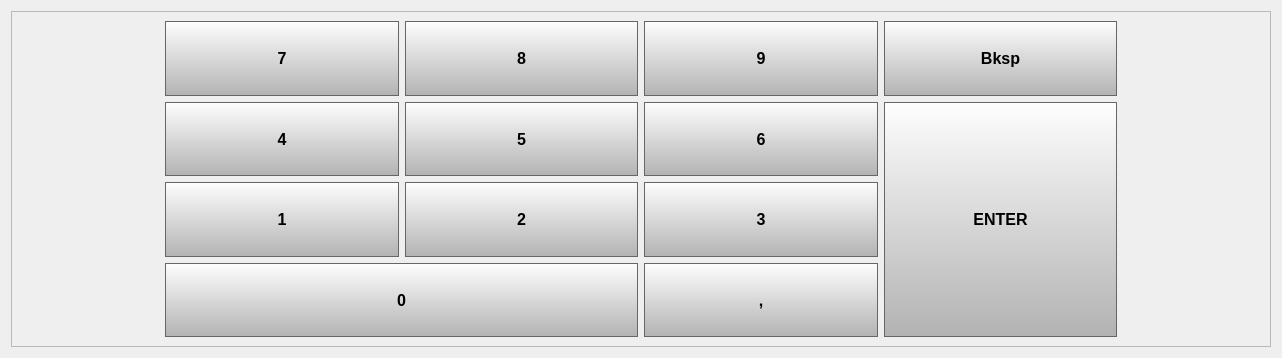
<?xml version="1.0" encoding="UTF-8"?>
<ui version="4.0">
 <class>Form</class>
 <widget class="QWidget" name="Form">
  <property name="geometry">
   <rect>
    <x>0</x>
    <y>0</y>
    <width>1282</width>
    <height>358</height>
   </rect>
  </property>
  <property name="windowTitle">
   <string>Form</string>
  </property>
  <layout class="QGridLayout" name="gridLayout">
   <item row="0" column="0">
    <widget class="QFrame" name="frMainFrame">
     <property name="styleSheet">
      <string notr="true">QPushButton 
{
background-color: qlineargradient(spread:reflect, x1:0, y1:0, x2:0, y2:1, stop:0 #fefefe, stop:1 #b2b2b2);
border: 1px solid #666666;
}

QPushButton:disabled
{
background-color: qlineargradient(spread:reflect, x1:0, y1:0, x2:0, y2:1, stop:0 #dcdcdc, stop:1 #cccccc);
color: #b2b2b2;
border-color: #b2b2b2;
}

QPushButton::pressed
{
background-color: qlineargradient(spread:reflect, x1:0, y1:0, x2:0, y2:1, stop:0 #ffffff, stop:1 #cccccc);
color: #888888;
}

QPushButton 
{
font-weight: bold;
font-size:12pt;
}

</string>
     </property>
     <property name="frameShape">
      <enum>QFrame::StyledPanel</enum>
     </property>
     <property name="frameShadow">
      <enum>QFrame::Raised</enum>
     </property>
     <layout class="QHBoxLayout" name="horizontalLayout">
      <item>
       <spacer name="horizontalSpacer">
        <property name="orientation">
         <enum>Qt::Horizontal</enum>
        </property>
        <property name="sizeType">
         <enum>QSizePolicy::Preferred</enum>
        </property>
        <property name="sizeHint" stdset="0">
         <size>
          <width>144</width>
          <height>20</height>
         </size>
        </property>
       </spacer>
      </item>
      <item>
       <layout class="QGridLayout" name="gridLayout_2">
        <item row="0" column="0">
         <widget class="QPushButton" name="btnNumpad7">
          <property name="sizePolicy">
           <sizepolicy hsizetype="Expanding" vsizetype="Expanding">
            <horstretch>0</horstretch>
            <verstretch>0</verstretch>
           </sizepolicy>
          </property>
          <property name="focusPolicy">
           <enum>Qt::NoFocus</enum>
          </property>
          <property name="text">
           <string>7</string>
          </property>
         </widget>
        </item>
        <item row="0" column="1">
         <widget class="QPushButton" name="btnNumpad8">
          <property name="sizePolicy">
           <sizepolicy hsizetype="Expanding" vsizetype="Expanding">
            <horstretch>0</horstretch>
            <verstretch>0</verstretch>
           </sizepolicy>
          </property>
          <property name="focusPolicy">
           <enum>Qt::NoFocus</enum>
          </property>
          <property name="text">
           <string>8</string>
          </property>
         </widget>
        </item>
        <item row="0" column="2">
         <widget class="QPushButton" name="btnNumpad9">
          <property name="sizePolicy">
           <sizepolicy hsizetype="Expanding" vsizetype="Expanding">
            <horstretch>0</horstretch>
            <verstretch>0</verstretch>
           </sizepolicy>
          </property>
          <property name="focusPolicy">
           <enum>Qt::NoFocus</enum>
          </property>
          <property name="text">
           <string>9</string>
          </property>
         </widget>
        </item>
        <item row="0" column="3">
         <widget class="QPushButton" name="btnBackspace">
          <property name="sizePolicy">
           <sizepolicy hsizetype="Expanding" vsizetype="Expanding">
            <horstretch>0</horstretch>
            <verstretch>0</verstretch>
           </sizepolicy>
          </property>
          <property name="focusPolicy">
           <enum>Qt::NoFocus</enum>
          </property>
          <property name="text">
           <string>Bksp</string>
          </property>
         </widget>
        </item>
        <item row="1" column="0">
         <widget class="QPushButton" name="btnNumpad4">
          <property name="sizePolicy">
           <sizepolicy hsizetype="Expanding" vsizetype="Expanding">
            <horstretch>0</horstretch>
            <verstretch>0</verstretch>
           </sizepolicy>
          </property>
          <property name="focusPolicy">
           <enum>Qt::NoFocus</enum>
          </property>
          <property name="text">
           <string>4</string>
          </property>
         </widget>
        </item>
        <item row="1" column="1">
         <widget class="QPushButton" name="btnNumpad5">
          <property name="sizePolicy">
           <sizepolicy hsizetype="Expanding" vsizetype="Expanding">
            <horstretch>0</horstretch>
            <verstretch>0</verstretch>
           </sizepolicy>
          </property>
          <property name="focusPolicy">
           <enum>Qt::NoFocus</enum>
          </property>
          <property name="text">
           <string>5</string>
          </property>
         </widget>
        </item>
        <item row="1" column="2">
         <widget class="QPushButton" name="btnNumpad6">
          <property name="sizePolicy">
           <sizepolicy hsizetype="Expanding" vsizetype="Expanding">
            <horstretch>0</horstretch>
            <verstretch>0</verstretch>
           </sizepolicy>
          </property>
          <property name="focusPolicy">
           <enum>Qt::NoFocus</enum>
          </property>
          <property name="text">
           <string>6</string>
          </property>
         </widget>
        </item>
        <item row="1" column="3" rowspan="3">
         <widget class="QPushButton" name="btnENTER">
          <property name="sizePolicy">
           <sizepolicy hsizetype="Expanding" vsizetype="Expanding">
            <horstretch>0</horstretch>
            <verstretch>0</verstretch>
           </sizepolicy>
          </property>
          <property name="focusPolicy">
           <enum>Qt::NoFocus</enum>
          </property>
          <property name="text">
           <string>ENTER</string>
          </property>
         </widget>
        </item>
        <item row="2" column="0">
         <widget class="QPushButton" name="btnNumpad1">
          <property name="sizePolicy">
           <sizepolicy hsizetype="Expanding" vsizetype="Expanding">
            <horstretch>0</horstretch>
            <verstretch>0</verstretch>
           </sizepolicy>
          </property>
          <property name="focusPolicy">
           <enum>Qt::NoFocus</enum>
          </property>
          <property name="text">
           <string>1</string>
          </property>
         </widget>
        </item>
        <item row="2" column="1">
         <widget class="QPushButton" name="btnNumpad2">
          <property name="sizePolicy">
           <sizepolicy hsizetype="Expanding" vsizetype="Expanding">
            <horstretch>0</horstretch>
            <verstretch>0</verstretch>
           </sizepolicy>
          </property>
          <property name="focusPolicy">
           <enum>Qt::NoFocus</enum>
          </property>
          <property name="text">
           <string>2</string>
          </property>
         </widget>
        </item>
        <item row="2" column="2">
         <widget class="QPushButton" name="btnNumpad3">
          <property name="sizePolicy">
           <sizepolicy hsizetype="Expanding" vsizetype="Expanding">
            <horstretch>0</horstretch>
            <verstretch>0</verstretch>
           </sizepolicy>
          </property>
          <property name="focusPolicy">
           <enum>Qt::NoFocus</enum>
          </property>
          <property name="text">
           <string>3</string>
          </property>
         </widget>
        </item>
        <item row="3" column="0" colspan="2">
         <widget class="QPushButton" name="btnNumpad0">
          <property name="sizePolicy">
           <sizepolicy hsizetype="Expanding" vsizetype="Expanding">
            <horstretch>0</horstretch>
            <verstretch>0</verstretch>
           </sizepolicy>
          </property>
          <property name="focusPolicy">
           <enum>Qt::NoFocus</enum>
          </property>
          <property name="text">
           <string>0</string>
          </property>
         </widget>
        </item>
        <item row="3" column="2">
         <widget class="QPushButton" name="btnNumpadComma">
          <property name="sizePolicy">
           <sizepolicy hsizetype="Expanding" vsizetype="Expanding">
            <horstretch>0</horstretch>
            <verstretch>0</verstretch>
           </sizepolicy>
          </property>
          <property name="focusPolicy">
           <enum>Qt::NoFocus</enum>
          </property>
          <property name="text">
           <string>,</string>
          </property>
         </widget>
        </item>
       </layout>
      </item>
      <item>
       <spacer name="horizontalSpacer_2">
        <property name="orientation">
         <enum>Qt::Horizontal</enum>
        </property>
        <property name="sizeType">
         <enum>QSizePolicy::Preferred</enum>
        </property>
        <property name="sizeHint" stdset="0">
         <size>
          <width>144</width>
          <height>20</height>
         </size>
        </property>
       </spacer>
      </item>
     </layout>
    </widget>
   </item>
  </layout>
 </widget>
 <resources/>
 <connections/>
</ui>
